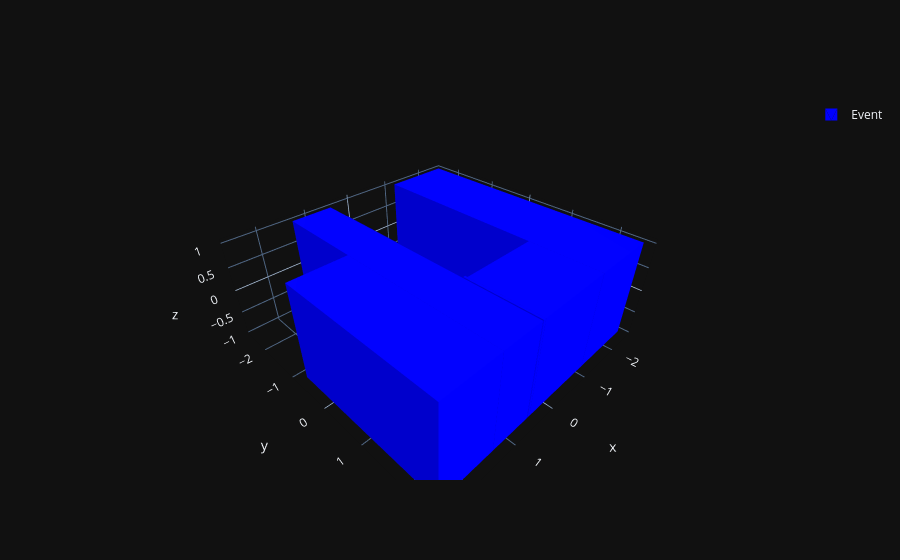

The code cell stored with this chart in its notebook:
### Markdown cell above
In RViz the sampled points are scattered all over the room, since `x` and `y` were left completely unconstrained, most of them are not places the robot could actually stand. Instead of sampling blindly, we now derive a better search space directly from the world's geometry: a map of the free space around the target, which we can then sample from or filter against.

### Code cell
gbbs = navigation_map_at_target(handle.root, bloat_obstacles=0.5, search_range_x=5, search_range_y=5)
gbbs.plot_and_show_free_space()

### Figure 1 — Plotly figure (JSON) as saved in the notebook; plotly's stock layout.template omitted (floating-point values rounded to 4 significant figures)
{"data": [{"color": "blue", "flatshading": true, "i": [7, 0, 0, 0, 4, 4, 6, 6, 4, 0, 3, 2], "j": [3, 4, 1, 2, 5, 6, 5, 2, 0, 1, 6, 3], "k": [0, 7, 2, 3, 6, 7, 1, 1, 5, 5, 7, 6], "legendgroup": "124551375091568", "name": "Event", "showlegend": true, "x": [0.49, 0.49, 0.5, 0.5, 0.49, 0.49, 0.5, 0.5], "y": [0.5075, 2.5, 2.5, 0.5075, 0.5075, 2.5, 2.5, 0.5075], "z": [-0.985, -0.985, -0.985, -0.985, 1.015, 1.015, 1.015, 1.015], "type": "mesh3d"}, {"color": "blue", "flatshading": true, "i": [7, 0, 0, 0, 4, 4, 6, 6, 4, 0, 3, 2], "j": [3, 4, 1, 2, 5, 6, 5, 2, 0, 1, 6, 3], "k": [0, 7, 2, 3, 6, 7, 1, 1, 5, 5, 7, 6], "legendgroup": "124551375091568", "name": "Event", "showlegend": false, "x": [0.44, 0.44, 0.49, 0.49, 0.44, 0.44, 0.49, 0.49], "y": [1.022, 2.5, 2.5, 1.022, 1.022, 2.5, 2.5, 1.022], "z": [-0.985, -0.985, -0.985, -0.985, 1.015, 1.015, 1.015, 1.015], "type": "mesh3d"}, {"color": "blue", "flatshading": true, "i": [7, 0, 0, 0, 4, 4, 6, 6, 4, 0, 3, 2], "j": [3, 4, 1, 2, 5, 6, 5, 2, 0, 1, 6, 3], "k": [0, 7, 2, 3, 6, 7, 1, 1, 5, 5, 7, 6], "legendgroup": "124551375091568", "name": "Event", "showlegend": false, "x": [0.5, 0.5, 0.5075, 0.5075, 0.5, 0.5, 0.5075, 0.5075], "y": [-1.938, -0.5075, -0.5075, -1.938, -1.938, -0.5075, -0.5075, -1.938], "z": [-0.985, -0.985, -0.985, -0.985, 1.015, 1.015, 1.015, 1.015], "type": "mesh3d"}, {"color": "blue", "flatshading": true, "i": [7, 0, 0, 0, 4, 4, 6, 6, 4, 0, 3, 2], "j": [3, 4, 1, 2, 5, 6, 5, 2, 0, 1, 6, 3], "k": [0, 7, 2, 3, 6, 7, 1, 1, 5, 5, 7, 6], "legendgroup": "124551375091568", "name": "Event", "showlegend": false, "x": [0.5, 0.5, 0.5075, 0.5075, 0.5, 0.5, 0.5075, 0.5075], "y": [0.5075, 2.5, 2.5, 0.5075, 0.5075, 2.5, 2.5, 0.5075], "z": [-0.985, -0.985, -0.985, -0.985, 1.015, 1.015, 1.015, 1.015], "type": "mesh3d"}, {"color": "blue", "flatshading": true, "i": [7, 0, 0, 0, 4, 4, 6, 6, 4, 0, 3, 2], "j": [3, 4, 1, 2, 5, 6, 5, 2, 0, 1, 6, 3], "k": [0, 7, 2, 3, 6, 7, 1, 1, 5, 5, 7, 6], "legendgroup": "124551375091568", "name": "Event", "showlegend": false, "x": [0.5075, 0.5075, 0.51, 0.51, 0.5075, 0.5075, 0.51, 0.51], "y": [-1.938, 2.5, 2.5, -1.938, -1.938, 2.5, 2.5, -1.938], "z": [-0.985, -0.985, -0.985, -0.985, 1.015, 1.015, 1.015, 1.015], "type": "mesh3d"}, {"color": "blue", "flatshading": true, "i": [7, 0, 0, 0, 4, 4, 6, 6, 4, 0, 3, 2], "j": [3, 4, 1, 2, 5, 6, 5, 2, 0, 1, 6, 3], "k": [0, 7, 2, 3, 6, 7, 1, 1, 5, 5, 7, 6], "legendgroup": "124551375091568", "name": "Event", "showlegend": false, "x": [0.51, 0.51, 0.51, 0.51, 0.51, 0.51, 0.51, 0.51], "y": [-1.938, 2.5, 2.5, -1.938, -1.938, 2.5, 2.5, -1.938], "z": [-0.985, -0.985, -0.985, -0.985, 1.015, 1.015, 1.015, 1.015], "type": "mesh3d"}, {"color": "blue", "flatshading": true, "i": [7, 0, 0, 0, 4, 4, 6, 6, 4, 0, 3, 2], "j": [3, 4, 1, 2, 5, 6, 5, 2, 0, 1, 6, 3], "k": [0, 7, 2, 3, 6, 7, 1, 1, 5, 5, 7, 6], "legendgroup": "124551375091568", "name": "Event", "showlegend": false, "x": [-2.5, -2.5, -1.14, -1.14, -2.5, -2.5, -1.14, -1.14], "y": [-2.5, 2.5, 2.5, -2.5, -2.5, 2.5, 2.5, -2.5], "z": [-0.985, -0.985, -0.985, -0.985, 1.015, 1.015, 1.015, 1.015], "type": "mesh3d"}, {"color": "blue", "flatshading": true, "i": [7, 0, 0, 0, 4, 4, 6, 6, 4, 0, 3, 2], "j": [3, 4, 1, 2, 5, 6, 5, 2, 0, 1, 6, 3], "k": [0, 7, 2, 3, 6, 7, 1, 1, 5, 5, 7, 6], "legendgroup": "124551375091568", "name": "Event", "showlegend": false, "x": [-1.14, -1.14, 0.44, 0.44, -1.14, -1.14, 0.44, 0.44], "y": [1.07, 2.5, 2.5, 1.07, 1.07, 2.5, 2.5, 1.07], "z": [-0.985, -0.985, -0.985, -0.985, 1.015, 1.015, 1.015, 1.015], "type": "mesh3d"}, {"color": "blue", "flatshading": true, "i": [7, 0, 0, 0, 4, 4, 6, 6, 4, 0, 3, 2], "j": [3, 4, 1, 2, 5, 6, 5, 2, 0, 1, 6, 3], "k": [0, 7, 2, 3, 6, 7, 1, 1, 5, 5, 7, 6], "legendgroup": "124551375091568", "name": "Event", "showlegend": false, "x": [0.51, 0.51, 1.352, 1.352, 0.51, 0.51, 1.352, 1.352], "y": [-2.5, 2.5, 2.5, -2.5, -2.5, 2.5, 2.5, -2.5], "z": [-0.985, -0.985, -0.985, -0.985, 1.015, 1.015, 1.015, 1.015], "type": "mesh3d"}, {"color": "blue", "flatshading": true, "i": [7, 0, 0, 0, 4, 4, 6, 6, 4, 0, 3, 2], "j": [3, 4, 1, 2, 5, 6, 5, 2, 0, 1, 6, 3], "k": [0, 7, 2, 3, 6, 7, 1, 1, 5, 5, 7, 6], "legendgroup": "124551375091568", "name": "Event", "showlegend": false, "x": [1.352, 1.352, 2.5, 2.5, 1.352, 1.352, 2.5, 2.5], "y": [-0.76, 2.5, 2.5, -0.76, -0.76, 2.5, 2.5, -0.76], "z": [-0.985, -0.985, -0.985, -0.985, 1.015, 1.015, 1.015, 1.015], "type": "mesh3d"}], "layout": {}}
